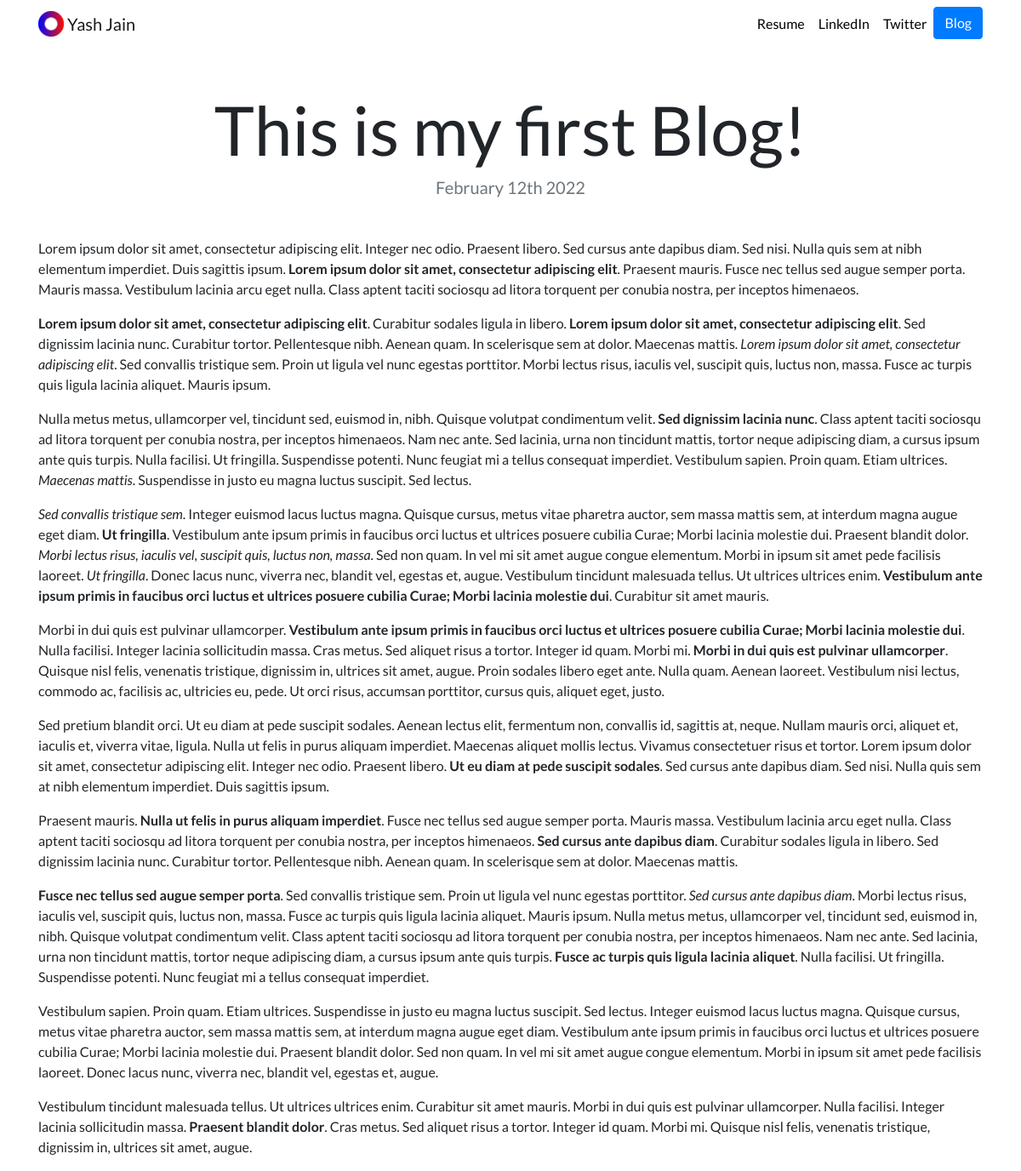
Page /blog/7/ on the committed database.
### blog/models.py (models this page shows, shortened)
class Blog(models.Model):
    title = models.CharField(max_length=200)
    description = models.TextField()
    date = models.DateField()

### blog/views.py (the view)
# urls.py: path('<int:blog_id>/', views.detail, name="detail"),
def detail(request, blog_id):
    blog = get_object_or_404(Blog, pk=blog_id)
    return render(request, 'blog/detail.html',{'blog':blog})

### blog/templates/blog/detail.html
{% extends "portfolio/base.html" %}
{% load static %}
{% block content %}
<h1 class="text-center mt-5" id="blogdetailtitle">{{ blog.title }}</h1>
<h5 class="text-center text-muted mb-5">{{ blog.date|date:'F jS Y' }}</h5>
{{ blog.description|safe }}
{% endblock %}

### portfolio/static/portfolio/custom.css (style rules this page uses)
body { font-family: 'Lato', sans-serif; }
@media (min-width: 992px) { #blogdetailtitle { font-size: 5rem; } }

### rows in the picture
Blog: title "This is my first Blog!", date "February 12th 2022", description "Lorem ipsum dolor sit amet, consectetur adipiscing elit. Integer nec odio. Praesent libero. Sed cursus ante dapibus diam. Sed nisi. Nulla quis sem at nibh elementum imperdiet. Duis sagittis ipsum. Lorem ipsum dolor sit amet, consectetur adipiscing elit . Praesent mauris. Fusce nec tellus sed augue semper porta. Mauris massa. Vestibulum lacinia arcu eget nulla. Class aptent taciti sociosqu ad litora torquent per conubia nostra, per inceptos himenaeos. Lorem ipsum dolor sit amet, consectetur adipiscing elit . Curabitur sodales ligula in libero. Lorem ipsum dolor sit amet, consectetur adipiscing elit . Sed dignissim lacinia nunc. Curabitur tortor. Pellentesque nibh. Aenean quam. In scelerisque…"
